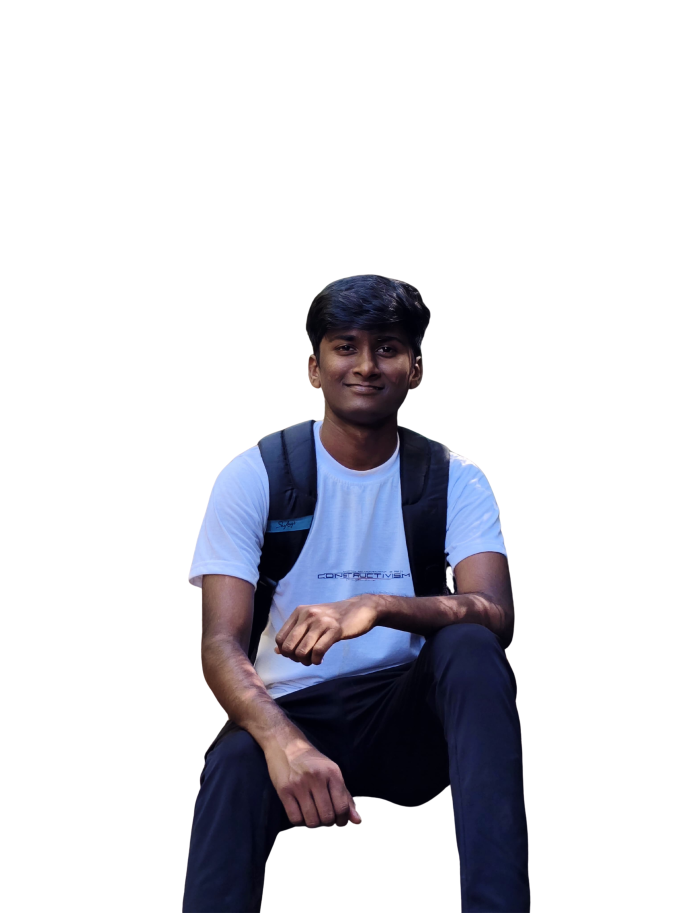
#> input picture assets/profile.png, 2738 x 3651 px (shown at 1/4 size)
$ python prep_photo.py
#> lines starting #> are read from the running program, lines starting #| are printed output that depends on the picture; after the words box and inside, x2 and y2 are one past the last pixel; in counts of white or black regions, pixels touching at a corner belong together
#!/usr/bin/env python3
"""
Prepare assets/profile.png for ASCII conversion.

Applies autocontrast, local contrast enhancement, and optional white-background
normalization so the portrait reads cleanly in a monochrome character ramp.
"""

from __future__ import annotations

import argparse

from PIL import Image, ImageEnhance, ImageOps

from scripts import _bootstrap  # noqa: F401
from scripts.paths import GENERATED, PROFILE_IMG, PREPPED_IMG

def prep_photo(
    src: str | None = None,
    dst: str | None = None,
    *,
    contrast: float = 1.35,
    brightness: float = 1.05,
    padding_ratio: float = 0.08,
) -> str:
    """Enhance portrait contrast, crop to subject bounds, and write grayscale PNG."""
#> called with src = 'assets/profile.png', dst = 'generated/profile-prepped.png', contrast = 1.35, brightness = 1.05, padding_ratio = 0.08
    source = PROFILE_IMG if src is None else src
    target = PREPPED_IMG if dst is None else dst

    image = Image.open(source).convert("RGBA")
    gray = ImageOps.grayscale(image)
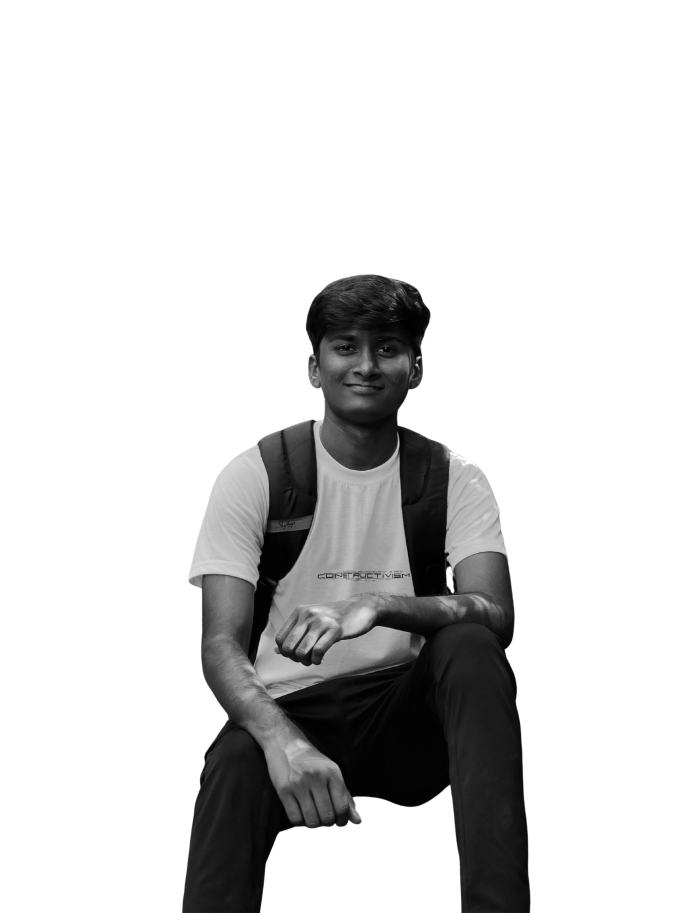
#> gray: PIL image 2738x3651 L (shown at 1/4 size); min 1, max 255, mean 212.9

    # Crop to non-background content so the ASCII portrait fills the frame.
    mask = gray.point(lambda value: 255 if value < 245 else 0)
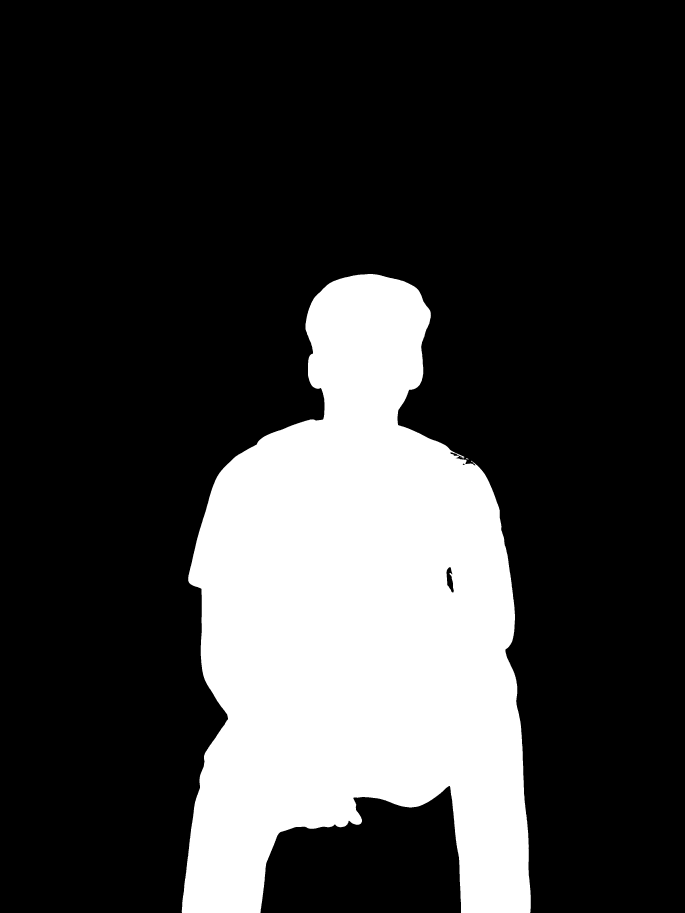
#> mask: PIL image 2738x3651 L (shown at 1/4 size); 23.1% white; 2 white regions, box (x1, y1, x2, y2) and area: (727, 1096, 2123, 3651) 2312725, (1864, 1832, 1874, 1838) 28
    bbox = mask.getbbox()
#> bbox = (727, 1096, 2123, 3651)
    if bbox:
        left, top, right, bottom = bbox
#> left = 727; top = 1096; right = 2123; bottom = 3651
        width, height = gray.size
#> width = 2738; height = 3651
        pad_x = int((right - left) * padding_ratio)
#> pad_x = 111
        pad_y = int((bottom - top) * padding_ratio)
#> pad_y = 204
        left = max(0, left - pad_x)
#> left = 616
        top = max(0, top - pad_y)
#> top = 892
        right = min(width, right + pad_x)
#> right = 2234
        bottom = min(height, bottom + pad_y)
        gray = gray.crop((left, top, right, bottom))
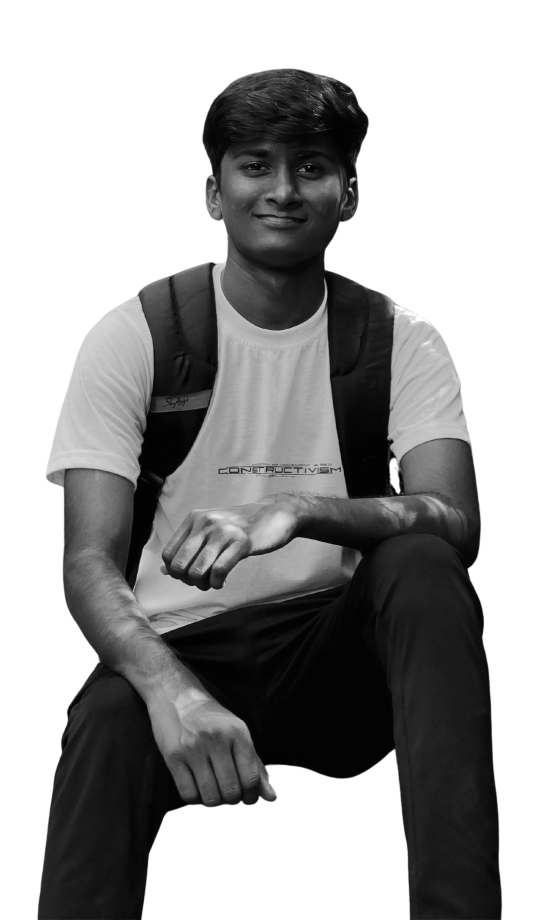
#> gray: PIL image 1618x2759 L (shown at 1/3 size); min 1, max 255, mean 160.7

    gray = ImageOps.autocontrast(gray, cutoff=2)
    gray = ImageEnhance.Brightness(gray).enhance(brightness)
    gray = ImageEnhance.Contrast(gray).enhance(contrast)
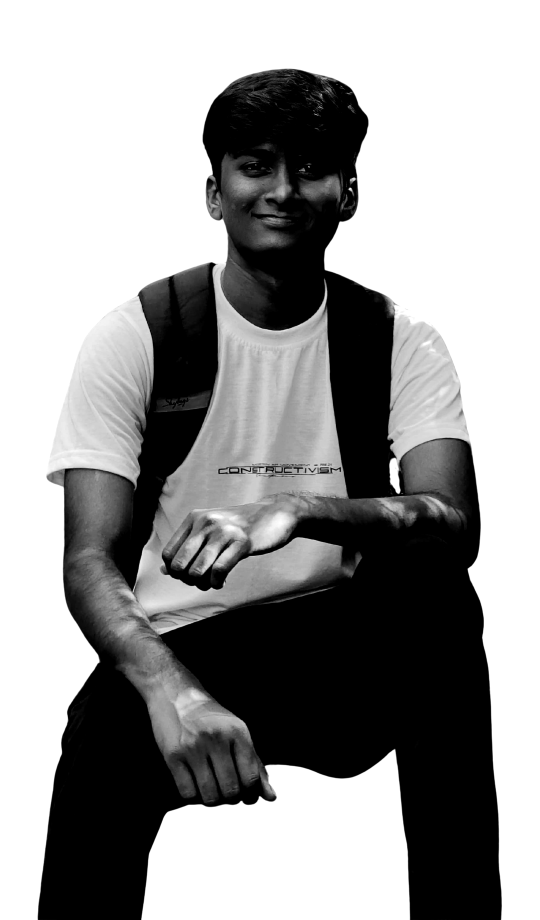
#> gray: PIL image 1618x2759 L (shown at 1/3 size); min 0, max 255, mean 154.3

    out_path = str(target)
    gray.save(out_path, format="PNG")
    return out_path


def main() -> None:
    parser = argparse.ArgumentParser(description="Prepare profile photo for ASCII art.")
    parser.add_argument("--src", default=str(PROFILE_IMG), help="Source portrait PNG")
    parser.add_argument("--dst", default=str(PREPPED_IMG), help="Output prepped PNG")
    args = parser.parse_args()

    GENERATED.mkdir(parents=True, exist_ok=True)
    out = prep_photo(args.src, args.dst)
    print(f"wrote {out}")


if __name__ == "__main__":
    main()
